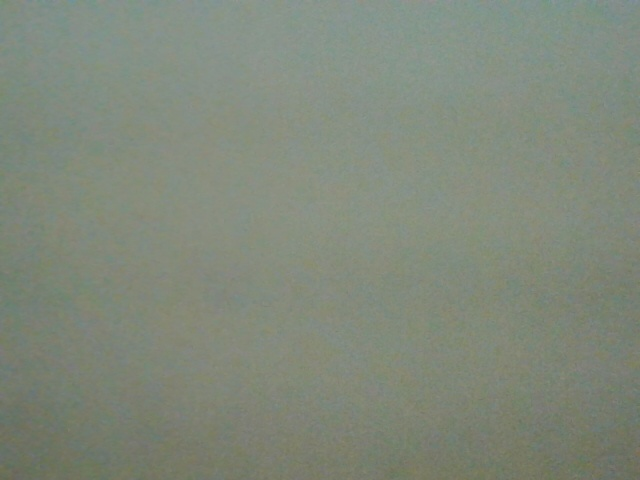
#> input picture NOTEBOOKS/back.jpg, 640 x 480 px, found by its file name
$ python harry_potter_cloak.py
#> lines starting #> are read from the running program, lines starting #| are printed output that depends on the picture; after the words box and inside, x2 and y2 are one past the last pixel; in counts of white or black regions, pixels touching at a corner belong together
import cv2
import numpy as np

cap=cv2.VideoCapture(0)
back = cv2.imread("./back.jpg")##returns BGR
#> back is the input picture: shape (480, 640, 3); mean B, G, R 122.6, 136.6, 128.5
fourcc = cv2.VideoWriter_fourcc(*'XVID')
out = cv2.VideoWriter('output.avi',fourcc, 20.0, (640,480))
while cap.isOpened():
    ret,frame=cap.read()
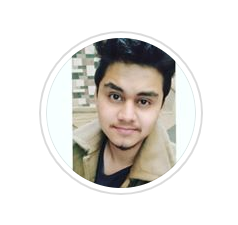
#> input picture NOTEBOOKS/sample.png, 238 x 225 px, given in place of the camera
#> frame is the input picture: shape (225, 238, 3); mean B, G, R 218.9, 222.7, 225.2
    if ret:
        hsv=cv2.cvtColor(frame,cv2.COLOR_BGR2HSV)
#> hsv: shape (225, 238, 3); mean H, S, V 15.9, 16, 226.5
        blue=np.uint8([[[255,0,0]]])##bgr value of blue
        hsv_blue=cv2.cvtColor(blue,cv2.COLOR_BGR2HSV)
        #print(hsv_blue)##[[[120 255 255]]]
        lower_blue=np.array([0,100,100])
        upper_blue=np.array([130,255,255])
        mask=cv2.inRange(hsv,lower_blue,upper_blue)
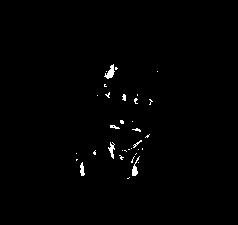
#> mask: shape (225, 238); 0.85% white; 34 white regions (27 under 20 px), largest, box (x1, y1, x2, y2) and area: (104, 64, 115, 79) 78, (132, 156, 140, 176) 62, (108, 142, 115, 159) 55
#> (the run stopped early here; a loop or call above may not have finished)
